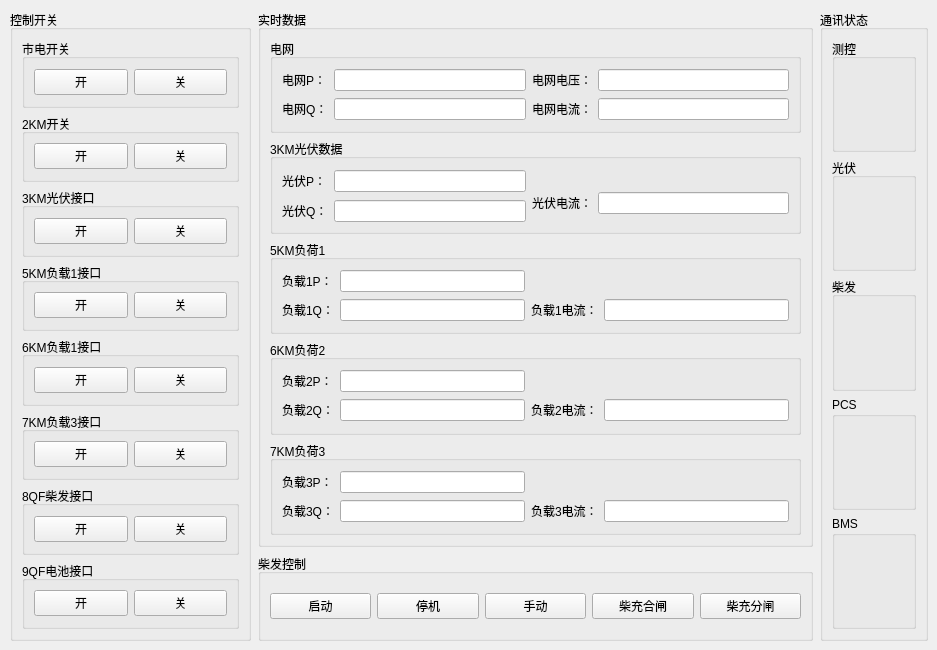
    <widget class="QWidget" name="tab">
     <attribute name="title">
      <string>开关设置</string>
     </attribute>
     <widget class="QGroupBox" name="groupBox_4">
      <property name="geometry">
       <rect>
        <x>10</x>
        <y>10</y>
        <width>241</width>
        <height>631</height>
       </rect>
      </property>
      <property name="whatsThis">
       <string>&lt;html&gt;&lt;head/&gt;&lt;body&gt;&lt;p&gt;&lt;br/&gt;&lt;/p&gt;&lt;/body&gt;&lt;/html&gt;</string>
      </property>
      <property name="title">
       <string>控制开关</string>
      </property>
      <layout class="QGridLayout" name="gridLayout_9">
       <item row="1" column="0">
        <widget class="QGroupBox" name="groupBox_7">
         <property name="title">
          <string>2KM开关</string>
         </property>
         <layout class="QGridLayout" name="gridLayout_10">
          <item row="0" column="0">
           <widget class="QPushButton" name="btn_2KM_on">
            <property name="text">
             <string>开</string>
            </property>
           </widget>
          </item>
          <item row="0" column="1">
           <widget class="QPushButton" name="btn_2KM_off">
            <property name="text">
             <string>关</string>
            </property>
           </widget>
          </item>
         </layout>
        </widget>
       </item>
       <item row="5" column="0">
        <widget class="QGroupBox" name="groupBox_11">
         <property name="title">
          <string>7KM负载3接口</string>
         </property>
         <layout class="QGridLayout" name="gridLayout_11">
          <item row="0" column="0">
           <widget class="QPushButton" name="btn_7KM_on">
            <property name="text">
             <string>开</string>
            </property>
           </widget>
          </item>
          <item row="0" column="1">
           <widget class="QPushButton" name="btn_7KM_off">
            <property name="text">
             <string>关</string>
            </property>
           </widget>
          </item>
         </layout>
        </widget>
       </item>
       <item row="3" column="0">
        <widget class="QGroupBox" name="groupBox_9">
         <property name="title">
          <string>5KM负载1接口</string>
         </property>
         <layout class="QGridLayout" name="gridLayout_12">
          <item row="0" column="0">
           <widget class="QPushButton" name="btn_5KM_on">
            <property name="text">
             <string>开</string>
            </property>
           </widget>
          </item>
          <item row="0" column="1">
           <widget class="QPushButton" name="btn_5KM_off">
            <property name="text">
             <string>关</string>
            </property>
           </widget>
          </item>
         </layout>
        </widget>
       </item>
       <item row="6" column="0">
        <widget class="QGroupBox" name="groupBox_12">
         <property name="title">
          <string>8QF柴发接口</string>
         </property>
         <layout class="QGridLayout" name="gridLayout_13">
          <item row="0" column="0">
           <widget class="QPushButton" name="btn_8KM_on">
            <property name="text">
             <string>开</string>
            </property>
           </widget>
          </item>
          <item row="0" column="1">
           <widget class="QPushButton" name="btn_8KM_off">
            <property name="text">
             <string>关</string>
            </property>
           </widget>
          </item>
         </layout>
        </widget>
       </item>
       <item row="2" column="0">
        <widget class="QGroupBox" name="groupBox_8">
         <property name="title">
          <string>3KM光伏接口</string>
         </property>
         <layout class="QGridLayout" name="gridLayout_14">
          <item row="0" column="0">
           <widget class="QPushButton" name="btn_3KM_on">
            <property name="text">
             <string>开</string>
            </property>
           </widget>
          </item>
          <item row="0" column="1">
           <widget class="QPushButton" name="btn_3KM_off">
            <property name="text">
             <string>关</string>
            </property>
           </widget>
          </item>
         </layout>
        </widget>
       </item>
       <item row="0" column="0">
        <widget class="QGroupBox" name="groupBox_6">
         <property name="title">
          <string>市电开关</string>
         </property>
         <layout class="QGridLayout" name="gridLayout_15">
          <item row="0" column="0">
           <widget class="QPushButton" name="btn_city_on">
            <property name="text">
             <string>开</string>
            </property>
           </widget>
          </item>
          <item row="0" column="1">
           <widget class="QPushButton" name="btn_city_off">
            <property name="text">
             <string>关</string>
            </property>
           </widget>
          </item>
         </layout>
        </widget>
       </item>
       <item row="4" column="0">
        <widget class="QGroupBox" name="groupBox_10">
         <property name="title">
          <string>6KM负载1接口</string>
         </property>
         <layout class="QGridLayout" name="gridLayout_16">
          <item row="0" column="0">
           <widget class="QPushButton" name="btn_6KM_on">
            <property name="text">
             <string>开</string>
            </property>
           </widget>
          </item>
          <item row="0" column="1">
           <widget class="QPushButton" name="btn_6KM_off">
            <property name="text">
             <string>关</string>
            </property>
           </widget>
          </item>
         </layout>
        </widget>
       </item>
       <item row="7" column="0">
        <widget class="QGroupBox" name="groupBox_13">
         <property name="title">
          <string>9QF电池接口</string>
         </property>
         <layout class="QGridLayout" name="gridLayout_17">
          <item row="0" column="0">
           <widget class="QPushButton" name="btn_9KM_on">
            <property name="text">
             <string>开</string>
            </property>
           </widget>
          </item>
          <item row="0" column="1">
           <widget class="QPushButton" name="btn_9KM_off">
            <property name="text">
             <string>关</string>
            </property>
           </widget>
          </item>
         </layout>
        </widget>
       </item>
      </layout>
     </widget>
     <widget class="QGroupBox" name="groupBox_5">
      <property name="geometry">
       <rect>
        <x>258</x>
        <y>10</y>
        <width>555</width>
        <height>537</height>
       </rect>
      </property>
      <property name="title">
       <string>实时数据</string>
      </property>
      <property name="checkable">
       <bool>false</bool>
      </property>
      <layout class="QGridLayout" name="gridLayout_18">
       <item row="0" column="0">
        <widget class="QGroupBox" name="groupBox_15">
         <property name="title">
          <string>电网</string>
         </property>
         <layout class="QGridLayout" name="gridLayout_19">
          <item row="0" column="2">
           <widget class="QLabel" name="label_33">
            <property name="text">
             <string>电网电压：</string>
            </property>
           </widget>
          </item>
          <item row="1" column="1">
           <widget class="QLineEdit" name="city_power_q_val"/>
          </item>
          <item row="1" column="3">
           <widget class="QLineEdit" name="city_current_val"/>
          </item>
          <item row="0" column="3">
           <widget class="QLineEdit" name="city_voltage_val"/>
          </item>
          <item row="1" column="0">
           <widget class="QLabel" name="label_34">
            <property name="text">
             <string>电网Q：</string>
            </property>
           </widget>
          </item>
          <item row="0" column="0">
           <widget class="QLabel" name="label_35">
            <property name="text">
             <string>电网P：</string>
            </property>
           </widget>
          </item>
          <item row="0" column="1">
           <widget class="QLineEdit" name="city_power_p_val"/>
          </item>
          <item row="1" column="2">
           <widget class="QLabel" name="label_36">
            <property name="text">
             <string>电网电流：</string>
            </property>
           </widget>
          </item>
         </layout>
        </widget>
       </item>
       <item row="1" column="0">
        <widget class="QGroupBox" name="groupBox_16">
         <property name="title">
          <string>3KM光伏数据</string>
         </property>
         <layout class="QGridLayout" name="gridLayout_20">
          <item row="0" column="0" rowspan="2">
           <widget class="QLabel" name="label_37">
            <property name="text">
             <string>光伏P：</string>
            </property>
           </widget>
          </item>
          <item row="0" column="1" rowspan="2">
           <widget class="QLineEdit" name="pv_power_p_val"/>
          </item>
          <item row="1" column="2" rowspan="2">
           <widget class="QLabel" name="label_38">
            <property name="text">
             <string>光伏电流：</string>
            </property>
           </widget>
          </item>
          <item row="1" column="3" rowspan="2">
           <widget class="QLineEdit" name="pv_current_val"/>
          </item>
          <item row="2" column="0">
           <widget class="QLabel" name="label_39">
            <property name="text">
             <string>光伏Q：</string>
            </property>
           </widget>
          </item>
          <item row="2" column="1">
           <widget class="QLineEdit" name="pv_power_q_val"/>
          </item>
         </layout>
        </widget>
       </item>
       <item row="2" column="0">
        <widget class="QGroupBox" name="groupBox_17">
         <property name="title">
          <string>5KM负荷1</string>
         </property>
         <layout class="QGridLayout" name="gridLayout_21">
          <item row="0" column="0">
           <widget class="QLabel" name="label_40">
            <property name="text">
             <string>负载1P：</string>
            </property>
           </widget>
          </item>
          <item row="0" column="1">
           <widget class="QLineEdit" name="load_1_p_val"/>
          </item>
          <item row="1" column="0">
           <widget class="QLabel" name="label_41">
            <property name="text">
             <string>负载1Q：</string>
            </property>
           </widget>
          </item>
          <item row="1" column="1">
           <widget class="QLineEdit" name="load_1_q_val"/>
          </item>
          <item row="1" column="2">
           <widget class="QLabel" name="label_42">
            <property name="text">
             <string>负载1电流：</string>
            </property>
           </widget>
          </item>
          <item row="1" column="3">
           <widget class="QLineEdit" name="load_1_current"/>
          </item>
         </layout>
        </widget>
       </item>
       <item row="3" column="0">
        <widget class="QGroupBox" name="groupBox_18">
         <property name="title">
          <string>6KM负荷2</string>
         </property>
         <layout class="QGridLayout" name="gridLayout_22">
          <item row="0" column="0">
           <widget class="QLabel" name="label_43">
            <property name="text">
             <string>负载2P：</string>
            </property>
           </widget>
          </item>
          <item row="0" column="1">
           <widget class="QLineEdit" name="load_2_p_val"/>
          </item>
          <item row="1" column="0">
           <widget class="QLabel" name="label_44">
            <property name="text">
             <string>负载2Q：</string>
            </property>
           </widget>
          </item>
          <item row="1" column="1">
           <widget class="QLineEdit" name="load_2_q_val"/>
          </item>
          <item row="1" column="2">
           <widget class="QLabel" name="label_45">
            <property name="text">
             <string>负载2电流：</string>
            </property>
           </widget>
          </item>
          <item row="1" column="3">
           <widget class="QLineEdit" name="load_2_current"/>
          </item>
         </layout>
        </widget>
       </item>
       <item row="4" column="0">
        <widget class="QGroupBox" name="groupBox_19">
         <property name="title">
          <string>7KM负荷3</string>
         </property>
         <layout class="QGridLayout" name="gridLayout_23">
          <item row="0" column="0">
           <widget class="QLabel" name="label_46">
            <property name="text">
             <string>负载3P：</string>
            </property>
           </widget>
          </item>
          <item row="0" column="1">
           <widget class="QLineEdit" name="load_3_p_val"/>
          </item>
          <item row="1" column="0">
           <widget class="QLabel" name="label_47">
            <property name="text">
             <string>负载3Q：</string>
            </property>
           </widget>
          </item>
          <item row="1" column="1">
           <widget class="QLineEdit" name="load_3_q_val"/>
          </item>
          <item row="1" column="2">
           <widget class="QLabel" name="label_48">
            <property name="text">
             <string>负载3电流：</string>
            </property>
           </widget>
          </item>
          <item row="1" column="3">
           <widget class="QLineEdit" name="load_3_current"/>
          </item>
         </layout>
        </widget>
       </item>
      </layout>
     </widget>
     <widget class="QGroupBox" name="groupBox_14">
      <property name="geometry">
       <rect>
        <x>258</x>
        <y>554</y>
        <width>555</width>
        <height>87</height>
       </rect>
      </property>
      <property name="title">
       <string>柴发控制</string>
      </property>
      <layout class="QGridLayout" name="gridLayout_24">
       <item row="0" column="0">
        <widget class="QPushButton" name="btn_diesel_on">
         <property name="text">
          <string>启动</string>
         </property>
        </widget>
       </item>
       <item row="0" column="1">
        <widget class="QPushButton" name="btn_diesel_off">
         <property name="text">
          <string>停机</string>
         </property>
        </widget>
       </item>
       <item row="0" column="2">
        <widget class="QPushButton" name="btn_diesel_manual">
         <property name="text">
          <string>手动</string>
         </property>
        </widget>
       </item>
       <item row="0" column="3">
        <widget class="QPushButton" name="btn_diesel_bms_on">
         <property name="text">
          <string>柴充合闸</string>
         </property>
        </widget>
       </item>
       <item row="0" column="4">
        <widget class="QPushButton" name="btn_diesel_bms_off">
         <property name="text">
          <string>柴充分闸</string>
         </property>
        </widget>
       </item>
      </layout>
     </widget>
     <widget class="QGroupBox" name="groupBox_3">
      <property name="geometry">
       <rect>
        <x>820</x>
        <y>10</y>
        <width>108</width>
        <height>631</height>
       </rect>
      </property>
      <property name="title">
       <string>通讯状态</string>
      </property>
      <layout class="QGridLayout" name="gridLayout_25">
       <item row="0" column="0">
        <widget class="QGroupBox" name="groupBox_20">
         <property name="title">
          <string>测控</string>
         </property>
         <layout class="QGridLayout" name="gridLayout_26">
          <item row="0" column="0">
           <widget class="QLabel" name="manger_signal">
            <property name="frameShape">
             <enum>QFrame::NoFrame</enum>
            </property>
            <property name="frameShadow">
             <enum>QFrame::Plain</enum>
            </property>
            <property name="text">
             <string/>
            </property>
            <property name="pixmap">
             <pixmap>image/red_pic.png</pixmap>
            </property>
           </widget>
          </item>
         </layout>
        </widget>
       </item>
       <item row="1" column="0">
        <widget class="QGroupBox" name="groupBox_21">
         <property name="title">
          <string>光伏</string>
         </property>
         <layout class="QGridLayout" name="gridLayout_27">
          <item row="0" column="0">
           <widget class="QLabel" name="pv_signal">
            <property name="frameShape">
             <enum>QFrame::NoFrame</enum>
            </property>
            <property name="frameShadow">
             <enum>QFrame::Plain</enum>
            </property>
            <property name="text">
             <string/>
            </property>
            <property name="pixmap">
             <pixmap>image/red_pic.png</pixmap>
            </property>
           </widget>
          </item>
         </layout>
        </widget>
       </item>
       <item row="2" column="0">
        <widget class="QGroupBox" name="groupBox_22">
         <property name="title">
          <string>柴发</string>
         </property>
         <layout class="QGridLayout" name="gridLayout_28">
          <item row="0" column="0">
           <widget class="QLabel" name="diesel_signal">
            <property name="frameShape">
             <enum>QFrame::NoFrame</enum>
            </property>
            <property name="frameShadow">
             <enum>QFrame::Plain</enum>
            </property>
            <property name="text">
             <string/>
            </property>
            <property name="pixmap">
             <pixmap>image/red_pic.png</pixmap>
            </property>
           </widget>
          </item>
         </layout>
        </widget>
       </item>
       <item row="3" column="0">
        <widget class="QGroupBox" name="groupBox_23">
         <property name="title">
          <string>PCS</string>
         </property>
         <layout class="QGridLayout" name="gridLayout_29">
          <item row="0" column="0">
           <widget class="QLabel" name="pcs_signal">
            <property name="frameShape">
             <enum>QFrame::NoFrame</enum>
            </property>
            <property name="frameShadow">
             <enum>QFrame::Plain</enum>
            </property>
            <property name="text">
             <string/>
            </property>
            <property name="pixmap">
             <pixmap>image/red_pic.png</pixmap>
            </property>
           </widget>
          </item>
         </layout>
        </widget>
       </item>
       <item row="4" column="0">
        <widget class="QGroupBox" name="groupBox_24">
         <property name="title">
          <string>BMS</string>
         </property>
         <layout class="QGridLayout" name="gridLayout_30">
          <item row="0" column="0">
           <widget class="QLabel" name="bms_signal">
            <property name="frameShape">
             <enum>QFrame::NoFrame</enum>
            </property>
            <property name="frameShadow">
             <enum>QFrame::Plain</enum>
            </property>
            <property name="text">
             <string/>
            </property>
            <property name="pixmap">
             <pixmap>image/red_pic.png</pixmap>
            </property>
           </widget>
          </item>
         </layout>
        </widget>
       </item>
      </layout>
     </widget>
    </widget>
